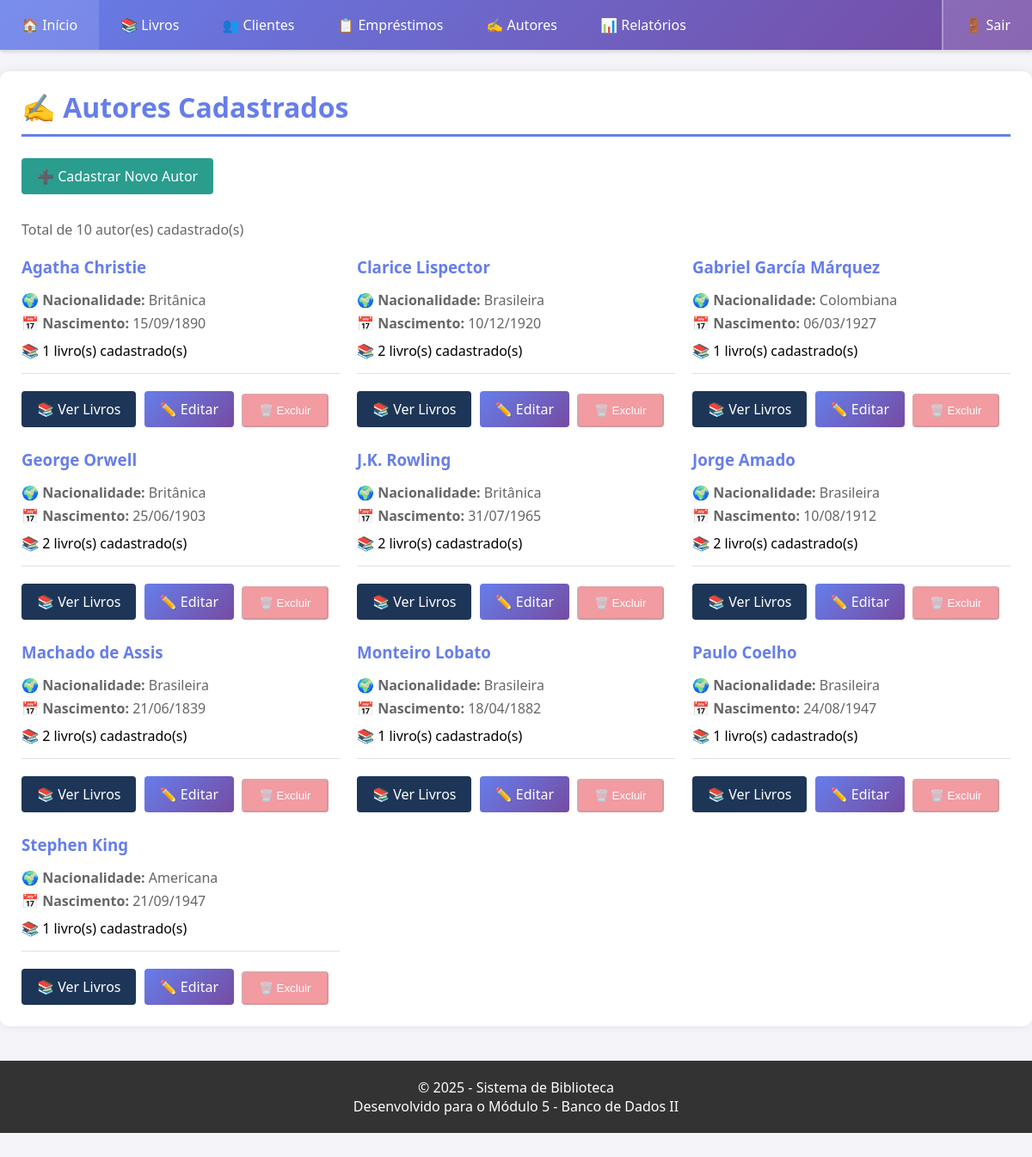
Screenshot of /autores.php with the database file from the repository.
### tables this page shows
CREATE TABLE autores (
    id INT AUTO_INCREMENT PRIMARY KEY,
    nome VARCHAR(150) NOT NULL,
    nacionalidade VARCHAR(50),
    data_nascimento DATE,
    biografia TEXT,
    created_at TIMESTAMP DEFAULT CURRENT_TIMESTAMP,
    updated_at TIMESTAMP DEFAULT CURRENT_TIMESTAMP ON UPDATE CURRENT_TIMESTAMP
);

### includes/funcoes.php (called while the page is built, shortened)
<?php
function formatarData($data) {
    return date('d/m/Y', strtotime($data));
}

### autores.php (the view, shortened to what this page needs)
<?php
require_once 'includes/funcoes.php';
require_once 'includes/header.php';
$db = Database::getInstance();
$pdo = $db->getConnection();
try {
    $sql = "
        SELECT
            a.*,
            COUNT(l.id) AS total_livros
        FROM autores a
        LEFT JOIN livros l ON a.id = l.autor_id
        GROUP BY a.id
        ORDER BY a.nome
    ";
    $stmt = $pdo->query($sql);
    $autores = $stmt->fetchAll();
?>
    <h1>✍️ Autores Cadastrados</h1>
    <div style="margin-bottom: 25px;">
        <a href="autor_novo.php" class="btn btn-success">
            ➕ Cadastrar Novo Autor
        </a>
    </div>
    <?php if (count($autores) > 0): ?>
        <p style="color: #666; margin: 20px 0;">
            Total de <?= count($autores) ?> autor(es) cadastrado(s)
        </p>
        <div style="display: grid; grid-template-columns: repeat(auto-fill, minmax(350px, 1fr)); gap: 20px;">
            <?php foreach ($autores as $autor): ?>
                <div class="card">
                    <h3 style="margin: 0 0 15px 0; color: #667eea;">
                        <?= htmlspecialchars($autor['nome']) ?>
                    </h3>
                    <?php if ($autor['nacionalidade']): ?>
                        <p style="color: #666; margin: 5px 0;">
                            <strong>🌍 Nacionalidade:</strong>
                            <?= htmlspecialchars($autor['nacionalidade']) ?>
                        </p>
                    <?php endif; ?>
                    <?php if ($autor['data_nascimento']): ?>
                        <p style="color: #666; margin: 5px 0;">
                            <strong>📅 Nascimento:</strong>
                            <?= formatarData($autor['data_nascimento']) ?>
                        </p>
                    <?php endif; ?>
                    <p style="margin: 10px 0;">
                        <span class="badge badge-info">
                            📚 <?= $autor['total_livros'] ?> livro(s) cadastrado(s)
                        </span>
                    </p>
                    <div style="margin-top: 15px; padding-top: 15px; border-top: 1px solid #e0e0e0;">
                        <a href="autor_livros.php?id=<?= $autor['id'] ?>"
                           class="btn btn-info btn-small">
                            📚 Ver Livros
                        </a>
                        <a href="autor_editar.php?id=<?= $autor['id'] ?>"
                           class="btn btn-warning btn-small">
                            ✏️ Editar
                        </a>
                        <?php if ($autor['total_livros'] == 0): ?>
                            <a href="autor_excluir.php?id=<?= $autor['id'] ?>"
                               class="btn btn-danger btn-small confirm-delete">
                                🗑️ Excluir
                            </a>
                        <?php else: ?>
                            <button
                                class="btn btn-danger btn-small"
                                disabled
                                title="Não é possível excluir autor com livros cadastrados"
                                style="opacity: 0.5; cursor: not-allowed;">
                                🗑️ Excluir
                            </button>
                        <?php endif; ?>
                    </div>
                </div>
            <?php endforeach; ?>
        </div>
    <?php endif; ?>
<?php
} catch (PDOException $e) {
    exibirMensagem('erro', 'Erro ao carregar autores: ' . $e->getMessage());
}
require_once 'includes/footer.php';
?>

### includes/header.php (shortened to what this page needs)
<!DOCTYPE html>
<html lang="pt-BR">
<head>
</head>
<body>
<nav>
    <ul>
        <li><a href="index.php">🏠 Início</a></li>
        <li><a href="livros.php">📚 Livros</a></li>
        <li><a href="clientes.php">👥 Clientes</a></li>
        <li><a href="emprestimos.php">📋 Empréstimos</a></li>
        <li><a href="autores.php">✍️ Autores</a></li>
        <li><a href="relatorios.php">📊 Relatórios</a></li>
        <li><a class="btn-logout" href="usuario_registrar.php">🚪 Sair</a></li>
    </ul>
</nav>
<div class="container">

### includes/footer.php (shortened to what this page needs)
</div>
<footer style="margin-top:40px; padding:20px; background:#333; color:white; text-align:center;">
    <p>&copy; <?= date('Y') ?> - Sistema de Biblioteca</p>
    <p>Desenvolvido para o Módulo 5 - Banco de Dados II</p>
</footer>
</body>
</html>

### includes/header.php (style rules this page uses)
* { margin: 0; padding: 0; box-sizing: border-box; }
body { font-family: "Segoe UI", sans-serif; background: #f4f4f9; padding-bottom: 60px; }
nav { background: linear-gradient(135deg, #667eea, #764ba2); padding: 0; box-shadow: 0 2px 5px rgba(0,0,0,0.15); }
nav ul { list-style: none; display: flex; max-width: 1200px; margin: auto; padding: 0; }
nav ul li a { color: #fff; text-decoration: none; padding: 18px 25px; display: block; font-weight: 500; transition: 0.3s; }
nav ul li:last-child { margin-left: auto; }
.btn-logout { background: rgba(255, 255, 255, 0.15); border-left: 2px solid rgba(255,255,255,0.3); }
.container { max-width: 1200px; margin: 25px auto; background: #fff; padding: 20px 25px; border-radius: 10px; box-shadow: 0 0 12px rgba(0,0,0,0.08); min-height: calc(100vh - 190px); }
h1 { color: #667eea; margin-bottom: 20px; border-bottom: 3px solid #667eea; padding-bottom: 10px; }
h3 { color: #555; margin: 15px 0 10px; }
.btn { padding: 10px 18px; background: linear-gradient(135deg, #667eea, #764ba2); color: white; border-radius: 4px; text-decoration: none; display: inline-block; margin: 5px 5px 5px 0; transition: 0.3s; }
.btn-danger { background: #e63946; }
.btn-success { background: #2a9d8f; }
.btn-info { background: #1d3557; }

### rows the page displays
autores: nome "Agatha Christie", nacionalidade "Britânica", data_nascimento "15/09/1890", total_livros "1"
autores: nome "Clarice Lispector", nacionalidade "Brasileira", data_nascimento "10/12/1920", total_livros "2"
autores: nome "Gabriel García Márquez", nacionalidade "Colombiana", data_nascimento "06/03/1927", total_livros "1"
autores: nome "George Orwell", nacionalidade "Britânica", data_nascimento "25/06/1903", total_livros "2"
autores: nome "J.K. Rowling", nacionalidade "Britânica", data_nascimento "31/07/1965", total_livros "2"
autores: nome "Jorge Amado", nacionalidade "Brasileira", data_nascimento "10/08/1912", total_livros "2"
autores: nome "Machado de Assis", nacionalidade "Brasileira", data_nascimento "21/06/1839", total_livros "2"
autores: nome "Monteiro Lobato", nacionalidade "Brasileira", data_nascimento "18/04/1882", total_livros "1"
autores: nome "Paulo Coelho", nacionalidade "Brasileira", data_nascimento "24/08/1947", total_livros "1"
autores: nome "Stephen King", nacionalidade "Americana", data_nascimento "21/09/1947", total_livros "1"

### other values shown
count($autores) "10"
